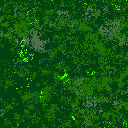

Rendered tile map (Tiled .tmx) drawn with the repository's tilesets; below, a short description and the full map source, tile grids included:
An orthogonal 2x2 tile map with 64x64 px tiles, 1 tile layer (Tile Layer 1), 2 tilesets.

<map version="1.0" tiledversion="1.1.2" orientation="orthogonal" renderorder="right-down" width="2" height="2" tilewidth="64" tileheight="64" infinite="0" nextobjectid="1">
 <tileset firstgid="1" source="Park.tsx" />
 <tileset firstgid="65" source="Road.tsx" />
 <layer name="Tile Layer 1" width="2" height="2">
  <data encoding="csv">
1,2,
9,10
</data>
 </layer>
</map>
